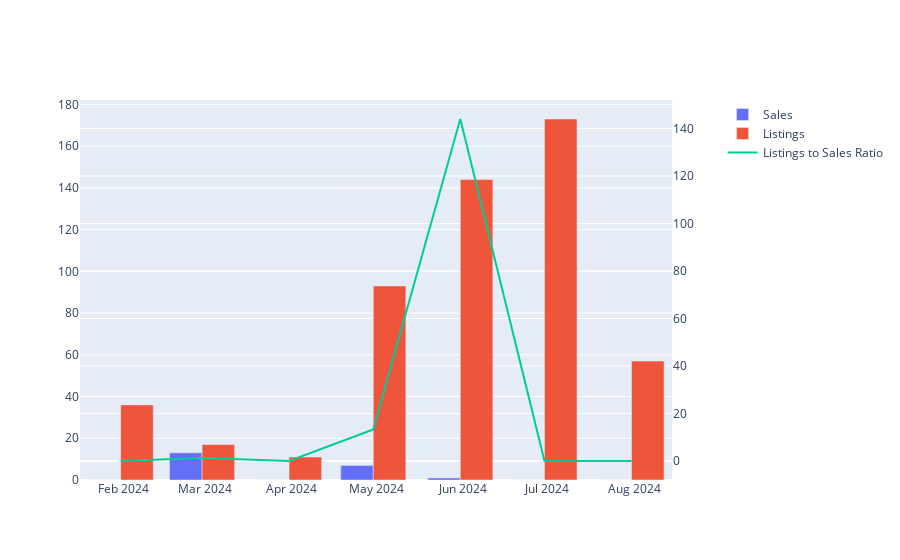

This figure's notebook cell:
### Code cell
listing_to_sales_fig = make_subplots(specs=[[{"secondary_y": True}]])

# Add bar chart for sales
listing_to_sales_fig.add_trace(
    go.Bar(
        x=monthly_listings.index,
        y=monthly_listings['sales'],
        name='Sales'
    ),
    secondary_y=False
)

listing_to_sales_fig.add_trace(
    go.Bar(
        x=monthly_listings.index,
        y=monthly_listings['listings'],
        name='Listings'
    ),
    secondary_y=False
)

# Add line chart for cumulative sales
listing_to_sales_fig.add_trace(
    go.Scatter(
        x=monthly_listings.index,
        y=monthly_listings['listings_to_sales_ratio'],
        name='Listings to Sales Ratio',
        mode='lines'
    ),
    secondary_y=True
)

# listing_to_sales_fig.show()

### Figure 1 — Plotly figure (JSON) as saved in the notebook; plotly's stock layout.template omitted (floating-point values rounded to 4 significant figures)
{"data": [{"name": "Sales", "type": "bar", "x": ["2024-01-31T00:00:00", "2024-02-29T00:00:00", "2024-03-31T00:00:00", "2024-04-30T00:00:00", "2024-05-31T00:00:00", "2024-06-30T00:00:00", "2024-07-31T00:00:00"], "xaxis": "x", "y": [0, 13, 0, 7, 1, 0, 0], "yaxis": "y"}, {"name": "Listings", "type": "bar", "x": ["2024-01-31T00:00:00", "2024-02-29T00:00:00", "2024-03-31T00:00:00", "2024-04-30T00:00:00", "2024-05-31T00:00:00", "2024-06-30T00:00:00", "2024-07-31T00:00:00"], "xaxis": "x", "y": [36, 17, 11, 93, 144, 173, 57], "yaxis": "y"}, {"mode": "lines", "name": "Listings to Sales Ratio", "type": "scatter", "x": ["2024-01-31T00:00:00", "2024-02-29T00:00:00", "2024-03-31T00:00:00", "2024-04-30T00:00:00", "2024-05-31T00:00:00", "2024-06-30T00:00:00", "2024-07-31T00:00:00"], "xaxis": "x", "y": [0, 1.308, 0, 13.29, 144, 0, 0], "yaxis": "y2"}], "layout": {"xaxis": {"anchor": "y", "domain": [0, 0.94]}, "yaxis": {"anchor": "x", "domain": [0, 1]}, "yaxis2": {"anchor": "x", "overlaying": "y", "side": "right"}}}
